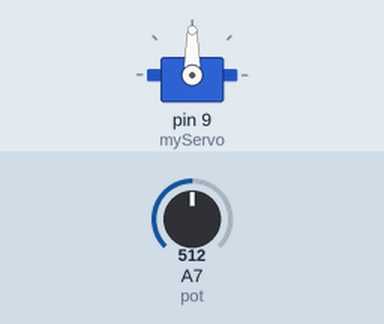
Simulated run of this sketch. Board: Arduino Nano, built with avr-gcc and run on an emulated ATmega328P. Shown: servo. The inputs (shaded band) are chosen by the test bench; at power-on: A7 (pot) = 512. What the sketch prints to the serial monitor is not drawn.

Above: at 1.2 s.
1.3 s: A7 (pot) set to 716
At 2.2 s:
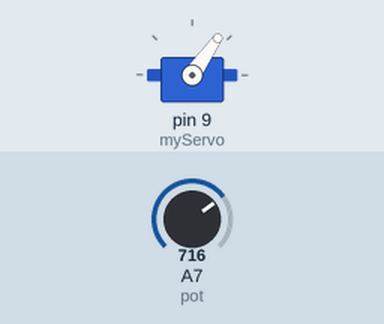
2.8 s: A7 (pot) set to 900
At 3.2 s:
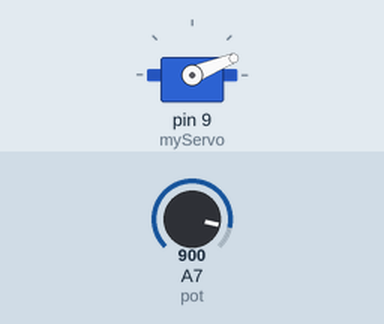
4.3 s: A7 (pot) set to 1023
At 5.5 s:
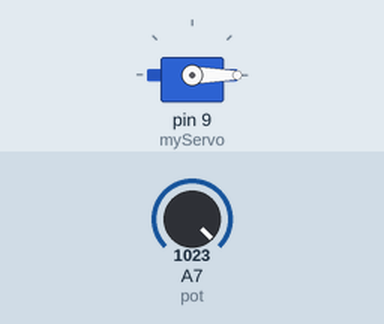
5.8 s: A7 (pot) set to 306
At 6.8 s:
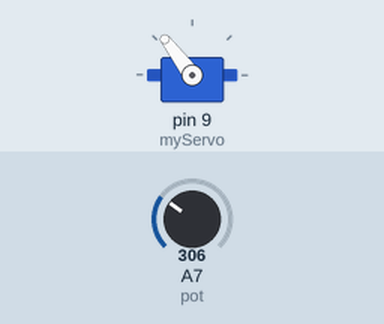
7.3 s: A7 (pot) set to 122
At 7.9 s:
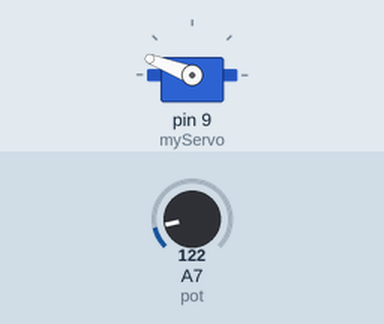
8.8 s: A7 (pot) set to 0
At 9.2 s:
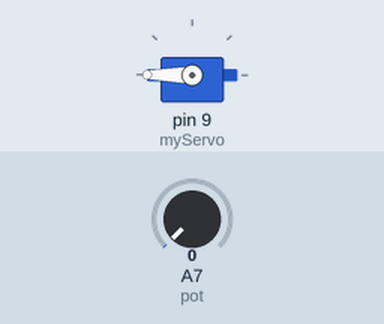
Timing chart, 0 to 11.3 s (numbered marks = the images above; inputs shaded):
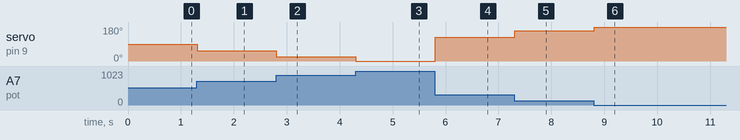

Measured:
- after the input at 1.3 s, servo on pin 9 (myServo): 90° → 55° at once
- after the input at 2.8 s, servo on pin 9 (myServo): 55° → 22° at once
- after the input at 4.3 s, servo on pin 9 (myServo): 22° → 0° at once
- after the input at 5.8 s, servo on pin 9 (myServo): 0° → 127° at once
- after the input at 7.3 s, servo on pin 9 (myServo): 127° → 159° at once
- after the input at 8.8 s, servo on pin 9 (myServo): 159° → 180° at once

The sketch:

Servo_with_potentiometer.ino
```cpp
#include <Servo.h>
#define pot A7

int del = 1;
int rawValFromPot;
int servoOutput;

Servo myServo;

void setup() {
  Serial.begin(9600);
  myServo.attach(9);
}

void loop() {
  rawValFromPot = analogRead(pot);
  servoOutput = map(rawValFromPot, 0, 1023, 180, 0);
  Serial.println(servoOutput);
  myServo.write(servoOutput);
  delay(del);
}
```
